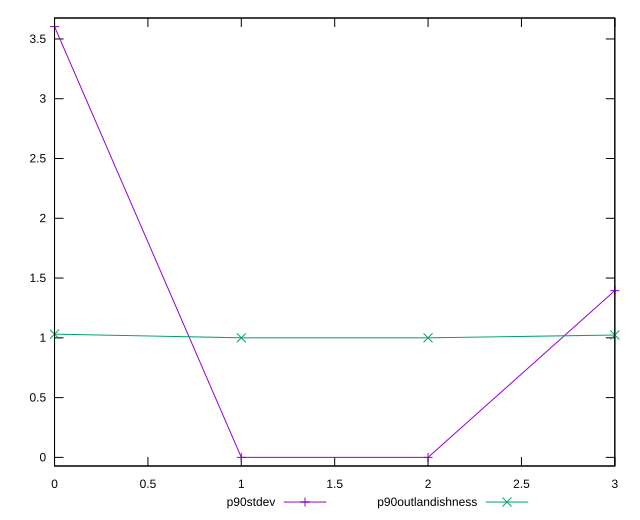

Reproduce this figure in gnuplot.
reset

$p90Stdev <<EOF
0 3.603060877048583
1 2.4868995751603507e-14
2 2.4868995751603507e-14
3 1.3949719362346167
EOF

$p90Outlandishness <<EOF
0 1.030978760462637
1 1
2 1
3 1.0235738667444136
EOF

set key outside below
set xrange [0:3]
set yrange [-0.07206121754094628:3.675122094589554]
set trange [-0.07206121754094628:3.675122094589554]
set terminal svg size 640, 520 enhanced background rgb 'white'
set output "reports/report_00031_2021-02-24T23-18-18.084Z/estimated-input-latency/progression/stddev.svg"

plot $p90Stdev title "p90stdev" with linespoints, \
     $p90Outlandishness title "p90outlandishness" with linespoints

reset
